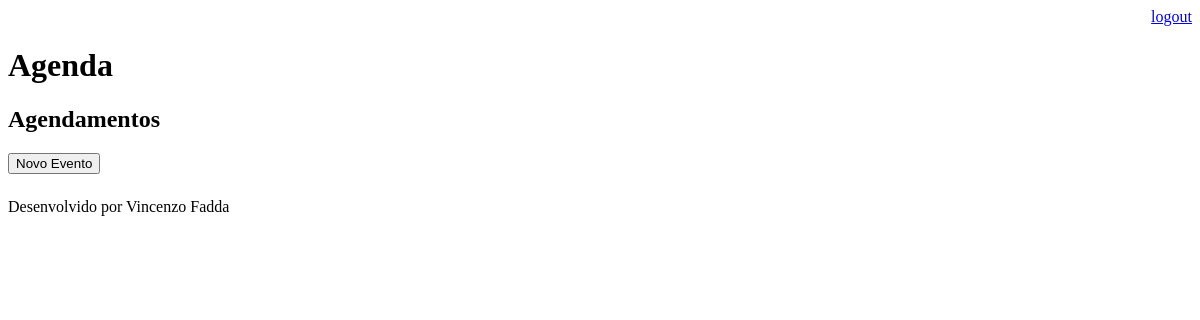
/agenda/ (signed in), run on an earlier commit of the app's database.
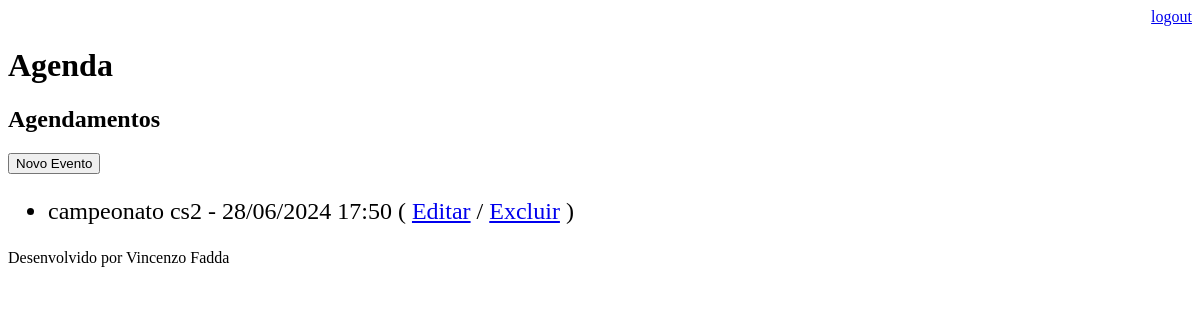
And on a later commit of the database.
### core/models.py (models this page shows, shortened)
class Evento(models.Model):
    titulo = models.CharField(max_length=100)
    descricao = models.TextField(blank=True, null=True)
    data_evento = models.DateTimeField(verbose_name='Data do Evento')
    data_criacao = models.DateTimeField(auto_now=True)
    usuario = models.ForeignKey(User, on_delete=models.CASCADE)
    class Meta:
        db_table = 'evento'
    def get_data_evento(self):
        return self.data_evento.strftime('%d/%m/%Y %H:%M')
    def get_evento_atrasado(self):
        if self.data_evento < datetime.now():
            return True
        else:
            return False

### core/views.py (the view)
# urls.py: path('agenda/', views.lista_eventos),
@login_required(login_url='/login/')
def lista_eventos(request):
    usuario = request.user
    data_atual = datetime.now() - timedelta(hours=1)
    evento = Evento.objects.filter(usuario=usuario,
                                   data_evento__gt=data_atual)
    dados = {'eventos': evento}
    return render(request, 'agenda.html', dados)

### templates/agenda.html (shortened to what this page needs)
{% extends "model-page.html" %}
{% block content %}
    <h2>Agendamentos</h2>
    <a href="evento/">
        <button type="button">Novo Evento</button>
    </a>
    <ul style="font-size: 1.5rem">
    {% for evento in eventos %}
        <li>
            <div style= >
            {{ evento.titulo }} - {{ evento.get_data_evento }}
            ( <a href="evento/?id={{ evento.id }}">Editar</a>
            / <a href="evento/delete/{{ evento.id }}">Excluir</a> )
            </div>
        </li>
    {% endfor %}
        </ul>
{% endblock %}

What changed in the data, as far as the page shows it:
added Evento: titulo "campeonato cs2", get_data_evento "28/06/2024 17:50"
